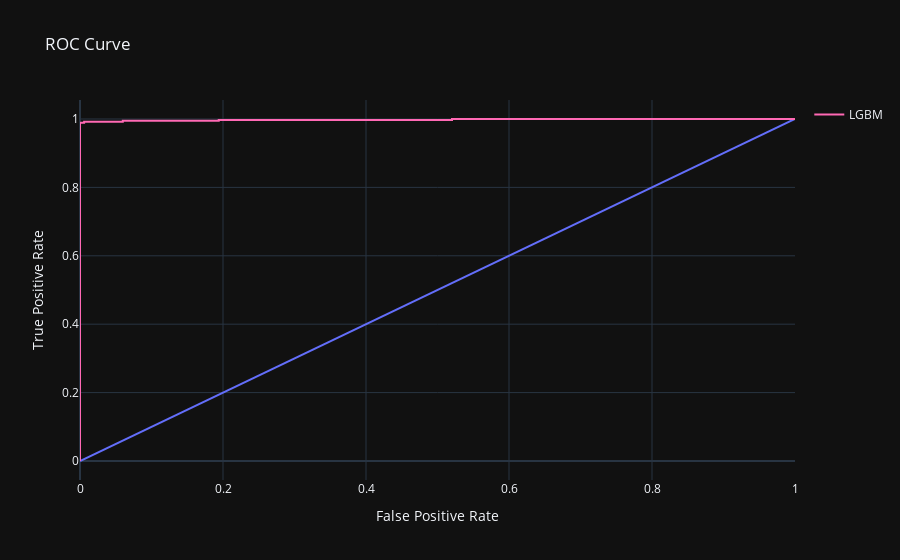

Notebook cell for this chart:
### Code cell
# Create figure
fig = px.line(x=[0, 1], y=[0, 1], labels={'x':'False Positive Rate', 'y':'True Positive Rate'}, title='ROC Curve')

fpr_lgbm, tpr_lgbm, _ = roc_curve(y_valid_gb, y_pred_lgbm)

# Add ROC curve for model
fig.add_scatter(x=[0] + list(fpr_lgbm) + [1],
                y=[0] + list(tpr_lgbm) + [1],
                mode='lines',
                line=dict(color='hotpink', width=2),
                name='LGBM')

# Set theme to dark
fig.update_layout(template='plotly_dark')

# Show figure
fig.show()

### Figure 1 — Plotly figure (JSON) as saved in the notebook; plotly's stock layout.template omitted (floating-point values rounded to 4 significant figures)
{"data": [{"hovertemplate": "False Positive Rate=%{x}<br>True Positive Rate=%{y}<extra></extra>", "legendgroup": "", "line": {"color": "#636efa", "dash": "solid"}, "marker": {"symbol": "circle"}, "mode": "lines", "name": "", "orientation": "v", "showlegend": false, "type": "scatter", "x": [0, 1], "xaxis": "x", "y": [0, 1], "yaxis": "y"}, {"line": {"color": "hotpink", "width": 2}, "mode": "lines", "name": "LGBM", "type": "scatter", "x": [0, 0, 0, 0, 0, 0, 0.005792, 0.005792, 0.05985, 0.05985, 0.194, 0.194, 0.4025, 0.4044, 0.5203, 0.5203, 0.6342, 0.6361, 0.6564, 0.6583, 0.6708, 0.6728, 0.7558, 0.7587, 0.7625, 0.7645, 0.7674, 0.7703, 0.9257, 0.9276, 0.9691, 0.971, 0.9942, 0.9961, 1, 1], "y": [0, 0, 0.002681, 0.4853, 0.4906, 0.9893, 0.9893, 0.992, 0.992, 0.9946, 0.9946, 0.9973, 0.9973, 0.9973, 0.9973, 1, 1, 1, 1, 1, 1, 1, 1, 1, 1, 1, 1, 1, 1, 1, 1, 1, 1, 1, 1, 1]}], "layout": {"legend": {"tracegroupgap": 0}, "title": {"text": "ROC Curve"}, "xaxis": {"anchor": "y", "domain": [0, 1], "title": {"text": "False Positive Rate"}}, "yaxis": {"anchor": "x", "domain": [0, 1], "title": {"text": "True Positive Rate"}}}}
